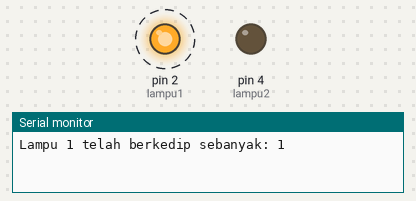
A sketch run on a simulated Arduino Uno, built with avr-gcc and run on an emulated ATmega328P. Parts: output pins drawn as LEDs (lit = HIGH), the last lines printed to the serial monitor. Dashed ring = blinking.

Above: at 0.12 s.
At 5.1 s:
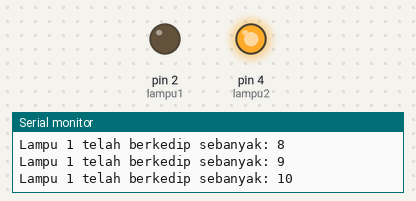
Timing chart, 0 to 6.6 s (numbered marks = the images above):
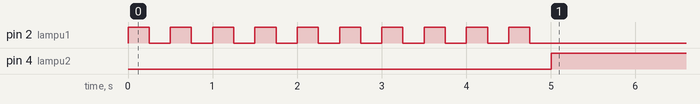

Measured:
- by itself, pin 2 (lampu1): alternates HIGH for 0.25 s and LOW for 0.25 s, 20 changes in all, then stays LOW
- by itself, pin 4 (lampu2): LOW → HIGH at 5.0 s

The sketch:

sketch_sep30a.ino
```cpp
int lampu1 = 2;
int counterLampu1 = 0;

int lampu2 = 4;

int delayTimeMs = 250;

void setup() {
  Serial.begin(9600);

  pinMode(lampu1, OUTPUT);
  pinMode(lampu2, OUTPUT);
}

void loop() {
  // Lampu 1 Hanya berkedip selama 10 Kali setiap 0.5 detik
  if (counterLampu1 < 10) {
    counterLampu1 += 1;
    digitalWrite(lampu1, HIGH);

    // tampilkan ke serial monitor lampu 1 telah berkedip berapa kali
    Serial.print("Lampu 1 telah berkedip sebanyak: ");
    Serial.print(counterLampu1);
    Serial.println();

    delay(delayTimeMs);
    digitalWrite(lampu1, LOW);
    delay(delayTimeMs);
  }


  // Dan Lampu 2 Menyala setelah Lampu 1 berkedip 10 Kali
  if (counterLampu1 >= 10) {
    digitalWrite(lampu2, HIGH);
    delay(delayTimeMs);
    digitalWrite(lampu2, LOW);
  }
}
```
